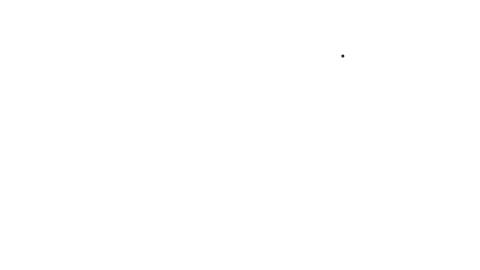
Frame 1 (no input)
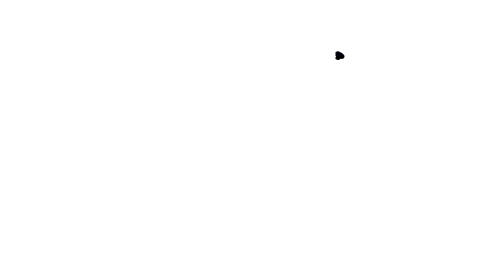
Frame 60 (no input)
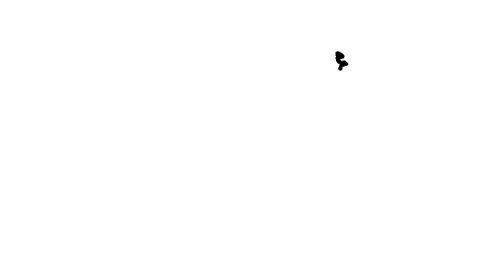
Frame 120 (the mouse pressed at the canvas centre since frame 60)

The p5.js sketch that drew these frames (run headless with seeded random() and noise() and a simulated clock; from frame 60 on, the mouse is pressed at the canvas centre):

// p5.js sketch
// ── sketch.js
// Example 3-1: Object literals
// A very similar example is described in this video tutorial:
// https://www.youtube.com/watch?v=pGkSHeEZLMU&index=22&list=PLRqwX-V7Uu6Zy51Q-x9tMWIv9cueOFTFA

var w;

function setup() {
  createCanvas(480, 270);

  w= new Walker();

  stroke(0);
  fill(0,0,255);

}

function draw() {


  w.display(); //call the function display from the bubble OBJECT
  w.step(); // call the function move from the bubble object.

}

//THIS IS AN OBJECT LITERAL CALLED BUBBLE----------------------
//in javascript an object is declared as a var. It is a collection of
//data and functions all grouped together in a block of code.
function Walker() {
  //object literals are like lists, they are lists of what we call name-value pairs.
  //they can contain data using this syntax:
  this.x = random(0,width);
  this.y = random(0,height);

  //they can also contain functions declared with a similar syntax...
  this.display = function(){
    stroke(0);
    strokeWeight(2);
    ellipse(this.x,this.y,1,1); //this.variable name is used...

  }, // also notice that each thing in the list is separated with a comma
  //here is another function
  this.step = function(){
    var choice = int(random(4));
    if (choice ==0){
      this.x = this.x +1;
    }else if (choice ==1){
      this.x = this.x-1;
    }else if (choice==2 ){
      this.y = this.y +1;
    }else{
      this.y=this.y-1;
    }
    this.x = constrain(this.x,0,width-1);
    this.y = constrain(this.y,0,height-1);
  },

this.walk = function(){
  this.x=this.x + random(-1,1);
  this.y=this.y + random(-1,1);

}

}
//----------------------
